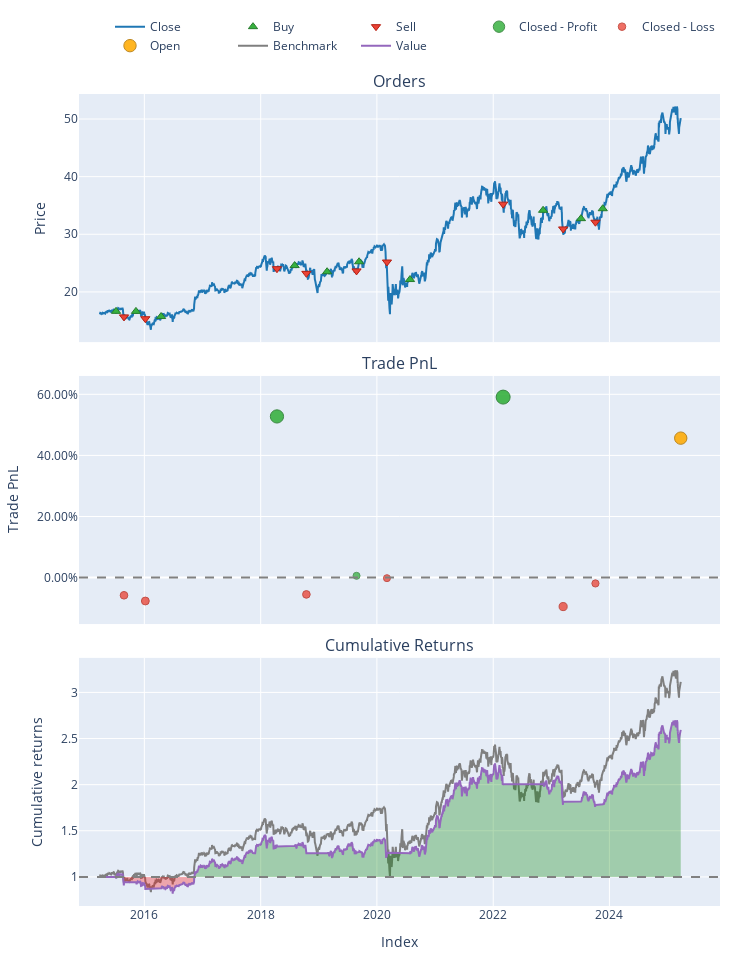

The cell this chart's notebook holds for it:
### Code cell
pf2.plot().show()

### Figure 1 — Plotly figure (JSON) as saved in the notebook; plotly's stock layout.template omitted (floating-point values rounded to 4 significant figures; data arrays with more than 128 entries replaced by an {"elided": "..."} marker saying what was removed)
{"data": [{"legendgroup": "0", "line": {"color": "#1f77b4"}, "name": "Close", "showlegend": true, "type": "scatter", "uid": "98625d95-5dc8-497a-964f-c89041de37cd", "x": {"elided": "2513 str values"}, "xaxis": "x", "y": {"elided": "2513 float values"}, "yaxis": "y"}, {"customdata": [[0, 601.4, 0.9999], [2, 566.8, 0.942], [4, 553.1, 0.8698], [6, 540.8, 1.329], [8, 534.2, 1.256], [10, 500.5, 1.263], [12, 569.3, 1.261], [14, 587.0, 2.005], [16, 554.9, 1.815], [18, 517.0, 1.78]], "hovertemplate": "Order Id: %{customdata[0]}<br>Timestamp: %{x}<br>Price: %{y}<br>Size: %{customdata[1]:.6f}<br>Fees: %{customdata[2]:.6f}", "legendgroup": "1", "marker": {"color": "#37B13F", "line": {"color": "rgb(38,123,44)", "width": 1}, "size": 8, "symbol": "triangle-up"}, "mode": "markers", "name": "Buy", "type": "scatter", "uid": "114b5e62-c883-4388-9e34-59df3b710ce7", "x": ["2015-07-07T04:00:00+00:00", "2015-11-09T05:00:00+00:00", "2016-04-15T04:00:00+00:00", "2018-08-02T04:00:00+00:00", "2019-02-22T05:00:00+00:00", "2019-09-11T04:00:00+00:00", "2020-07-27T04:00:00+00:00", "2022-11-10T05:00:00+00:00", "2023-07-06T04:00:00+00:00", "2023-11-20T05:00:00+00:00"], "xaxis": "x", "y": [16.63, 16.62, 15.73, 24.57, 23.5, 25.23, 22.14, 34.16, 32.71, 34.44], "yaxis": "y"}, {"customdata": [[1, 601.4, 0.9422], [3, 566.8, 0.87], [5, 553.1, 1.329], [7, 540.8, 1.256], [9, 534.2, 1.263], [11, 500.5, 1.261], [13, 569.3, 2.006], [15, 587.0, 1.815], [17, 554.9, 1.781]], "hovertemplate": "Order Id: %{customdata[0]}<br>Timestamp: %{x}<br>Price: %{y}<br>Size: %{customdata[1]:.6f}<br>Fees: %{customdata[2]:.6f}", "legendgroup": "2", "marker": {"color": "#EA4335", "line": {"color": "rgb(181,31,18)", "width": 1}, "size": 8, "symbol": "triangle-down"}, "mode": "markers", "name": "Sell", "type": "scatter", "uid": "d55c29eb-9f18-4a06-b3f5-2ce4a10f354d", "x": ["2015-08-26T04:00:00+00:00", "2016-01-07T05:00:00+00:00", "2018-04-13T04:00:00+00:00", "2018-10-15T04:00:00+00:00", "2019-08-26T04:00:00+00:00", "2020-03-04T05:00:00+00:00", "2022-03-04T05:00:00+00:00", "2023-03-16T04:00:00+00:00", "2023-10-05T04:00:00+00:00"], "xaxis": "x", "y": [15.67, 15.35, 24.03, 23.22, 23.64, 25.19, 35.23, 30.93, 32.09], "yaxis": "y"}, {"customdata": [[2, 2, 4589.0, 0.5276], [4, 4, 73.14, 0.005826], [6, 6, 7448.0, 0.5909]], "hovertemplate": "Exit Trade Id: %{customdata[0]}<br>Position Id: %{customdata[1]}<br>Exit Timestamp: %{x}<br>PnL: %{customdata[2]:.6f}<br>Return: %{customdata[3]:.2%}", "legendgroup": "3", "marker": {"color": "#37B13F", "line": {"color": "rgb(38,123,44)", "width": 1}, "opacity": [0.8839, 0.751, 0.9], "size": [13.25, 7.047, 14], "symbol": "circle"}, "mode": "markers", "name": "Closed - Profit", "type": "scatter", "uid": "3bbf9064-c7d3-4095-b35f-89d8758cc68c", "x": ["2018-04-13T04:00:00+00:00", "2019-08-26T04:00:00+00:00", "2022-03-04T05:00:00+00:00"], "xaxis": "x2", "y": [0.5276, 0.005826, 0.5909], "yaxis": "y2"}, {"customdata": [[0, 0, -579.4, -0.05794], [1, 1, -721.7, -0.07662], [3, 3, -731.2, -0.05503], [5, 5, -23.24, -0.00184], [7, 7, -1903.0, -0.09489], [8, 8, -346.5, -0.01909]], "hovertemplate": "Exit Trade Id: %{customdata[0]}<br>Position Id: %{customdata[1]}<br>Exit Timestamp: %{x}<br>PnL: %{customdata[2]:.6f}<br>Return: %{customdata[3]:.2%}", "legendgroup": "4", "marker": {"color": "#EA4335", "line": {"color": "rgb(181,31,18)", "width": 1}, "opacity": [0.7643, 0.769, 0.7635, 0.75, 0.7737, 0.7544], "size": [7.667, 7.889, 7.632, 7, 8.106, 7.205], "symbol": "circle"}, "mode": "markers", "name": "Closed - Loss", "type": "scatter", "uid": "faf7a4f6-2d47-4887-9b22-46b92828d511", "x": ["2015-08-26T04:00:00+00:00", "2016-01-07T05:00:00+00:00", "2018-10-15T04:00:00+00:00", "2020-03-04T05:00:00+00:00", "2023-03-16T04:00:00+00:00", "2023-10-05T04:00:00+00:00"], "xaxis": "x2", "y": [-0.05794, -0.07662, -0.05503, -0.00184, -0.09489, -0.01909], "yaxis": "y2"}, {"customdata": [[9, 9, 8128.0, 0.4565]], "hovertemplate": "Exit Trade Id: %{customdata[0]}<br>Position Id: %{customdata[1]}<br>Exit Timestamp: %{x}<br>PnL: %{customdata[2]:.6f}<br>Return: %{customdata[3]:.2%}", "legendgroup": "5", "marker": {"color": "#FFAA00", "line": {"color": "rgb(178,118,0)", "width": 1}, "opacity": [0.8658], "size": [12.4], "symbol": "circle"}, "mode": "markers", "name": "Open", "type": "scatter", "uid": "6c5b6fd3-4841-4303-8ec8-4542332e921d", "x": ["2025-03-24T04:00:00+00:00"], "xaxis": "x2", "y": [0.4565], "yaxis": "y2"}, {"legendgroup": "6", "line": {"color": "#7f7f7f"}, "name": "Benchmark", "showlegend": true, "type": "scatter", "uid": "25a8f853-5896-4dec-ae39-92106939f67a", "x": {"elided": "2513 str values"}, "xaxis": "x3", "y": {"elided": "2513 float values"}, "yaxis": "y3"}, {"hoverinfo": "skip", "legendgroup": "7", "line": {"color": "rgba(0, 0, 0, 0)", "width": 0}, "opacity": 0, "showlegend": false, "type": "scatter", "uid": "b7114813-7829-411b-badf-d4e1a030d293", "x": {"elided": "2513 str values"}, "xaxis": "x3", "y": {"elided": "2513 int values"}, "yaxis": "y3"}, {"connectgaps": false, "fill": "tonexty", "fillcolor": "rgba(0, 128, 0, 0.3)", "hoverinfo": "skip", "legendgroup": "7", "line": {"color": "rgba(0, 0, 0, 0)", "width": 0}, "opacity": 0, "showlegend": false, "type": "scatter", "uid": "3659aab7-bf6d-4bcb-912e-884fbefee74c", "x": {"elided": "2513 str values"}, "xaxis": "x3", "y": {"elided": "2513 float values"}, "yaxis": "y3"}, {"hoverinfo": "skip", "legendgroup": "7", "line": {"color": "rgba(0, 0, 0, 0)", "width": 0}, "opacity": 0, "showlegend": false, "type": "scatter", "uid": "71f2124b-34b2-48eb-a351-107c84a653b7", "x": {"elided": "2513 str values"}, "xaxis": "x3", "y": {"elided": "2513 int values"}, "yaxis": "y3"}, {"connectgaps": false, "fill": "tonexty", "fillcolor": "rgba(255, 0, 0, 0.3)", "hoverinfo": "skip", "legendgroup": "7", "line": {"color": "rgba(0, 0, 0, 0)", "width": 0}, "opacity": 0, "showlegend": false, "type": "scatter", "uid": "c61da728-3418-4b9a-82db-247cde95529f", "x": {"elided": "2513 str values"}, "xaxis": "x3", "y": {"elided": "2513 float values"}, "yaxis": "y3"}, {"legendgroup": "8", "line": {"color": "#9467bd"}, "name": "Value", "showlegend": true, "type": "scatter", "uid": "01144608-6c5e-4231-bab9-acccec4fe931", "x": {"elided": "2513 str values"}, "xaxis": "x3", "y": {"elided": "2513 float values"}, "yaxis": "y3"}, {"hoverinfo": "skip", "legendgroup": "7", "line": {"color": "rgba(0, 0, 0, 0)", "width": 0}, "opacity": 0, "showlegend": false, "type": "scatter", "uid": "f90469f9-aca0-45b1-9ae6-4652494a1035", "x": {"elided": "2513 str values"}, "xaxis": "x3", "y": {"elided": "2513 int values"}, "yaxis": "y3"}], "layout": {"annotations": [{"font": {"size": 16}, "showarrow": false, "text": "Orders", "x": 0.5, "xanchor": "center", "xref": "paper", "y": 1, "yanchor": "bottom", "yref": "paper"}, {"font": {"size": 16}, "showarrow": false, "text": "Trade PnL", "x": 0.5, "xanchor": "center", "xref": "paper", "y": 0.6528, "yanchor": "bottom", "yref": "paper"}, {"font": {"size": 16}, "showarrow": false, "text": "Cumulative Returns", "x": 0.5, "xanchor": "center", "xref": "paper", "y": 0.3056, "yanchor": "bottom", "yref": "paper"}], "height": 960, "legend": {"orientation": "h", "traceorder": "normal", "x": 1, "xanchor": "right", "y": 1.042, "yanchor": "bottom"}, "margin": {"b": 30, "l": 30, "r": 30, "t": 30}, "shapes": [{"line": {"color": "gray", "dash": "dash"}, "type": "line", "x0": 0, "x1": 1, "xref": "paper", "y0": 0, "y1": 0, "yref": "y2"}, {"line": {"color": "gray", "dash": "dash"}, "type": "line", "x0": 0, "x1": 1, "xref": "paper", "y0": 1, "y1": 1, "yref": "y3"}], "showlegend": true, "width": 750, "xaxis": {"anchor": "y", "domain": [0, 1], "matches": "x3", "showticklabels": false}, "xaxis2": {"anchor": "y2", "domain": [0, 1], "matches": "x3", "showticklabels": false}, "xaxis3": {"anchor": "y3", "domain": [0, 1], "title": {"text": "Index"}}, "yaxis": {"anchor": "x", "domain": [0.6944, 1], "title": {"text": "Price"}}, "yaxis2": {"anchor": "x2", "domain": [0.3472, 0.6528], "tickformat": ".2%", "title": {"text": "Trade PnL"}}, "yaxis3": {"anchor": "x3", "domain": [0, 0.3056], "title": {"text": "Cumulative returns"}}}}
